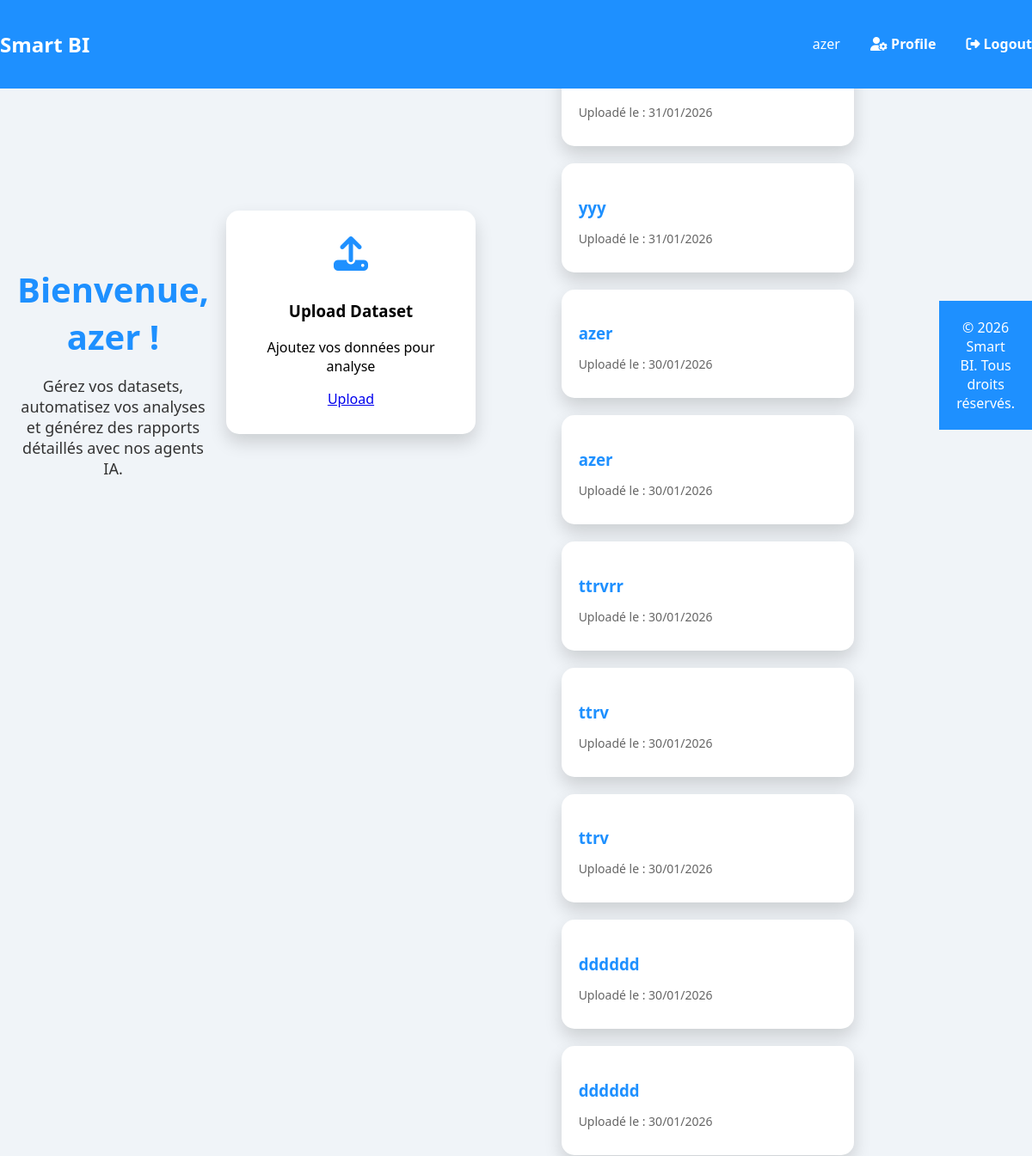
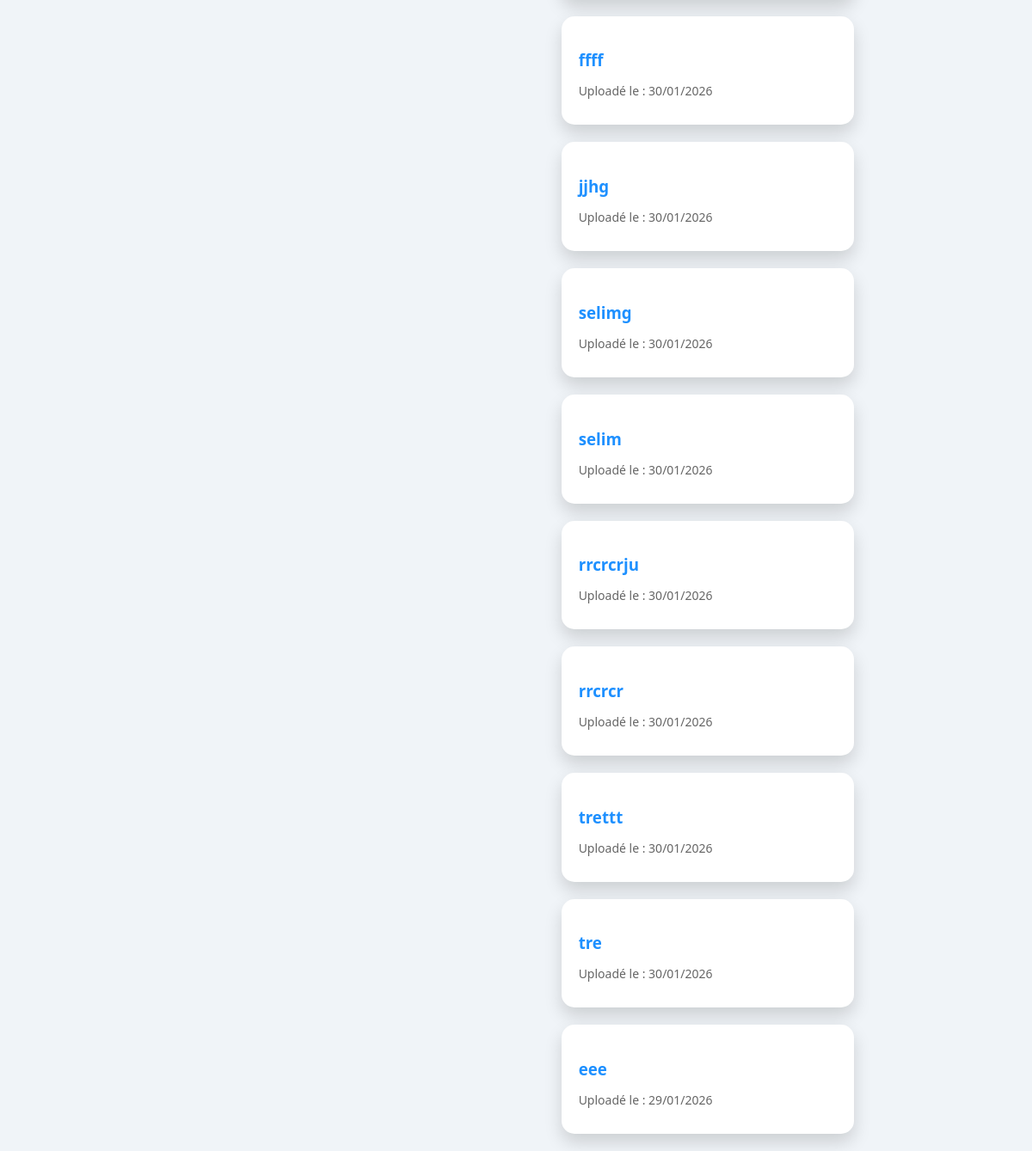
Page /dashboard/ (signed in) on the committed database (2 pictures, top to bottom).
### acountes/models.py (models this page shows, shortened)
class CustomUser(AbstractUser):
    company_name = models.CharField(max_length=255, blank=True, null=True)

### datasets/models.py (models this page shows)
class Dataset(models.Model):
    name = models.CharField(max_length=255)
    file = models.FileField(upload_to="datasets/")
    uploaded_at = models.DateTimeField(auto_now_add=True)
    user = models.ForeignKey(CustomUser, on_delete=models.CASCADE, related_name='datasets')
    analysis_json = models.JSONField(null=True, blank=True)

### core/views.py (the view)
# urls.py: path('dashboard/', home_user_view, name='dashboard'),
@login_required
def home_user_view(request):
    datasets = Dataset.objects.filter(user=request.user).order_by('-uploaded_at')
    return render(request, "core/home_user.html", {"datasets": datasets, "user": request.user})

### core/templates/core/home_user.html (shortened to what this page needs)
{% load static %}
<!DOCTYPE html>
<html>
<head>
    <link rel="stylesheet" href="{% static 'acountes/style.css' %}">
    <link rel="stylesheet" href="https://cdnjs.cloudflare.com/ajax/libs/font-awesome/6.5.0/css/all.min.css">
</head>
<body>
<div class="navbar">
    <div class="logo"><h2>Smart BI</h2></div>
    <div class="user-info">
        <span>{{ user.username }}</span>
        <a href="{% url 'profile' %}"><i class="fas fa-user-cog"></i> Profile</a>
        <a href="{% url 'logout' %}"><i class="fas fa-sign-out-alt"></i> Logout</a>
    </div>
</div>
<div class="hero">
    <h1>Bienvenue, {{ user.username}} !</h1>
    <p>Gérez vos datasets, automatisez vos analyses et générez des rapports détaillés avec nos agents IA.</p>
</div>
<div class="actions">
    <div class="action-card">
        <i class="fas fa-upload"></i>
        <h3>Upload Dataset</h3>
        <p>Ajoutez vos données pour analyse</p>
        <a href="{% url 'dataset_upload' %}" class="btn">Upload</a>
    </div>
</div>
<div class="dataset-list">
    {% for dataset in datasets %}
    <div class="dataset-card">
        <h3>{{ dataset.name }}</h3>
        <p>Uploadé le : {{ dataset.uploaded_at|date:"d/m/Y" }}</p>
    </div>
    {% empty %}
    <p>Aucun dataset pour l’instant. Ajoutez-en un !</p>
    {% endfor %}
</div>
<footer>
    &copy; 2026 Smart BI. Tous droits réservés.
</footer>
</body>
</html>

### acountes/static/acountes/style.css (style rules this page uses)
body { font-family: 'Segoe UI', Tahoma, Geneva, Verdana, sans-serif; background: linear-gradient(to right, #1E90FF, #00BFFF); display: flex; justify-content: center; align-items: center; height: 100vh; }

### core/templates/core/home_user.html (style rules this page uses)
body { font-family: 'Segoe UI', Tahoma, Geneva, Verdana, sans-serif; background: #f0f4f8; margin: 0; padding: 0; }
.navbar { width: 100%; background: #1E90FF; padding: 15px 30px; display: flex; justify-content: space-between; align-items: center; color: white; position: fixed; top: 0; z-index: 100; }
.navbar a { color: white; text-decoration: none; margin-left: 20px; font-weight: bold; }
.navbar .user-info { display: flex; align-items: center; gap: 15px; }
.hero { text-align: center; padding: 120px 20px 50px; }
.hero h1 { font-size: 40px; margin-bottom: 10px; color: #1E90FF; }
.hero p { font-size: 18px; color: #333; margin-bottom: 30px; }
.actions { display: flex; justify-content: center; gap: 20px; flex-wrap: wrap; margin-bottom: 50px; }
.action-card { background: white; padding: 30px 20px; border-radius: 15px; width: 250px; text-align: center; box-shadow: 0 10px 20px rgba(0,0,0,0.15); transition: 0.3s; }
.action-card i { font-size: 40px; color: #1E90FF; margin-bottom: 15px; }
.dataset-list { display: flex; flex-wrap: wrap; gap: 20px; justify-content: center; padding: 20px; }
.dataset-card { background: white; border-radius: 15px; width: 300px; padding: 20px; box-shadow: 0 10px 20px rgba(0,0,0,0.15); transition: 0.3s; }
.dataset-card h3 { margin-bottom: 10px; color: #1E90FF; }
.dataset-card p { font-size: 14px; color: #666; margin-bottom: 10px; }
footer { text-align: center; padding: 20px; color: white; background: #1E90FF; margin-top: 50px; }

### rows in the picture
CustomUser: username "azer"
Dataset: uploaded_at "31/01/2026"
Dataset: name "yyy", uploaded_at "31/01/2026"
Dataset: name "azer", uploaded_at "30/01/2026"
Dataset: name "azer", uploaded_at "30/01/2026"
Dataset: name "ttrvrr", uploaded_at "30/01/2026"
Dataset: name "ttrv", uploaded_at "30/01/2026"
Dataset: name "ttrv", uploaded_at "30/01/2026"
Dataset: name "dddddd", uploaded_at "30/01/2026"
Dataset: name "dddddd", uploaded_at "30/01/2026"
Dataset: name "ffff", uploaded_at "30/01/2026"
Dataset: name "jjhg", uploaded_at "30/01/2026"
Dataset: name "selimg", uploaded_at "30/01/2026"
Dataset: name "selim", uploaded_at "30/01/2026"
Dataset: name "rrcrcrju", uploaded_at "30/01/2026"
Dataset: name "rrcrcr", uploaded_at "30/01/2026"
Dataset: name "trettt", uploaded_at "30/01/2026"
Dataset: name "tre", uploaded_at "30/01/2026"
Dataset: name "eee", uploaded_at "29/01/2026"
